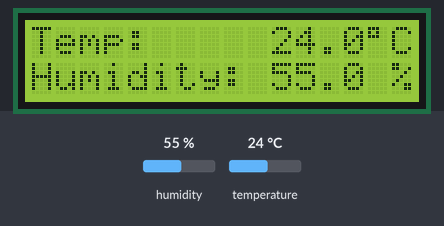
Bench run of a sketch on a simulated ESP8266 (Wemos D1 mini). On the bench: 16×2 character LCD. The test bench sets the inputs (shaded band); at power-on: humidity 55 %, temperature 24 °C. WiFi joins after 1.5 s; servers stay silent unless stated; what the sketch prints to the serial monitor is not drawn.

Above: at 10.6 s.
10.7 s: humidity set to 22 %
At 21.0 s:
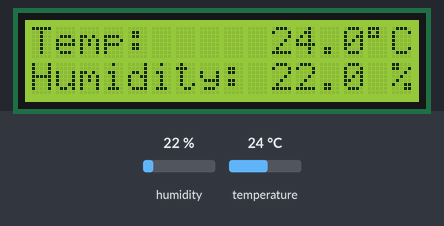
21.5 s: temperature set to 12 °C
At 31.1 s:
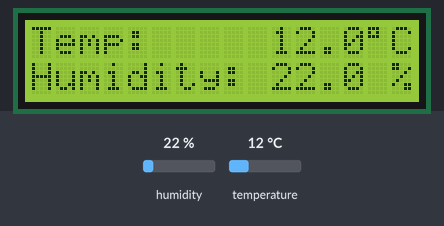
31.5 s: humidity set to 40 %
At 41.1 s:
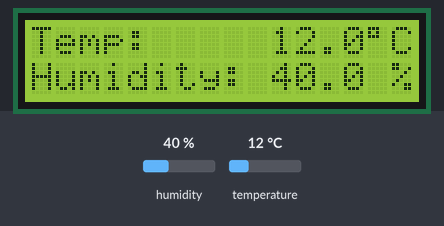
41.5 s: temperature set to 19 °C
At 51.1 s:
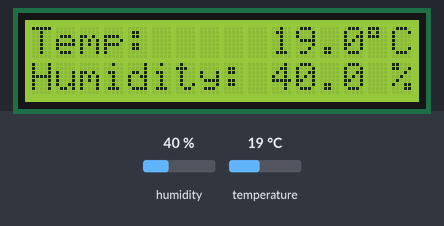
Timing chart, 0 to 52.5 s (numbered marks = the images above; inputs shaded):
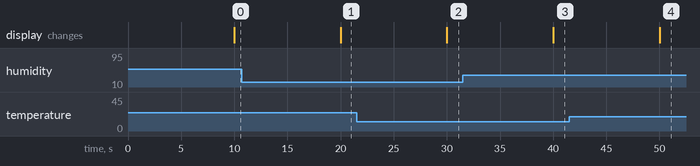

The sketch:

esp8266_temp_server_display.ino
```cpp
// WebServer stuff
#include <ESP8266WiFi.h>
#include <WiFiClient.h>
#include <ESP8266WebServer.h>
// LCD & Sensor stuff
#include <LiquidCrystal.h>
#include <Adafruit_Sensor.h>
#include <DHT.h>

// Define PIN & TYPE for temp sensor
#define DHTPIN 13
#define DHTTYPE DHT22

// WiFi creds
#ifndef STASSID
#define STASSID ""
#define STAPSK  ""
#endif

const char* ssid = STASSID;
const char* password = STAPSK;

ESP8266WebServer server(80);

DHT dht(DHTPIN, DHTTYPE);

void handleNotFound() {
  String message = "File Not Found\n\n";
  message += "URI: ";
  message += server.uri();
  message += "\nMethod: ";
  message += (server.method() == HTTP_GET) ? "GET" : "POST";
  message += "\nArguments: ";
  message += server.args();
  message += "\n";
  for (uint8_t i = 0; i < server.args(); i++) {
    message += " " + server.argName(i) + ": " + server.arg(i) + "\n";
  }
  server.send(404, "text/plain", message);
}

// current temperature & humidity, updated in loop()
float t = 0.0;
float h = 0.0;

unsigned long previousMillis = 0;    // will store last time DHT was updated

// Updates DHT readings every 10 seconds
const long interval = 10000;

// initialize the library by associating any needed LCD interface pin
// with the arduino pin number it is connected to
const int rs = 14, en = 12, d4 = 5, d5 = 4, d6 = 0, d7 = 2; // WeMos D1 Mini
LiquidCrystal lcd(rs, en, d4, d5, d6, d7);

void setup() {
  // Serial port for debugging purposes
  Serial.begin(115200);
  // Start WiFI
  WiFi.mode(WIFI_STA);
  WiFi.begin(ssid, password);
  // Init LED as OUTPUT
  pinMode(LED_BUILTIN, OUTPUT);
  dht.begin();
  // set up the LCD's number of columns and rows:
  lcd.begin(16, 2);
  // Print some stuff to the LCD.
  lcd.print("Temp:");
  lcd.setCursor(14,0);
  lcd.print((char)223+String("C")); // degree sign followed by C
  lcd.setCursor(0, 1);
  lcd.print("Humidity:");
  lcd.setCursor(15,1);
  lcd.print("%");

  // Wait for connection
  while (WiFi.status() != WL_CONNECTED) {
    delay(500);
    Serial.print(".");
  }
  Serial.println("");
  Serial.print("Connected to ");
  Serial.println(ssid);
  Serial.print("IP address: ");
  Serial.println(WiFi.localIP());

  server.on("/temp", []() {
    server.send(200, "application/json", "{\"Temp\":"+String(t)+",\"Humidity\":"+String(h)+"}");
  });

  server.onNotFound(handleNotFound);

  server.begin();
  Serial.println("HTTP server started");
}

void loop() {

  // Turn off onboard LED
  digitalWrite(LED_BUILTIN, HIGH);

  unsigned long currentMillis = millis();

  if (currentMillis - previousMillis >= interval) {
    // save the last time you updated the DHT values
    previousMillis = currentMillis;
    // Read temperature as Celsius (the default)
    float newT = dht.readTemperature();
    // Read temperature as Fahrenheit (isFahrenheit = true)
    //float newT = dht.readTemperature(true);
    // if temperature read failed, don't change t value
    if (isnan(newT)) {
       Serial.println("Failed to read from DHT sensor!");
    }
    else {
      t = newT;
      lcd.setCursor(10, 0);
      lcd.print(t, 1);
    }
    // Read Humidity
    float newH = dht.readHumidity();
    // if humidity read failed, don't change h value
    if (isnan(newH)) {
       Serial.println("Failed to read from DHT sensor!");
    }
    else {
      h = newH;
      lcd.setCursor(10, 1);
      lcd.print(h, 1);
    }
  }

  server.handleClient();

}
```

Measured:
- after the input at 10.7 s, the display: changes after 9.3 s (image 1)
- after the input at 21.5 s, the display: changes after 8.5 s (image 2)
- after the input at 31.5 s, the display: changes after 8.5 s (image 3)
- after the input at 41.5 s, the display: changes after 8.5 s (image 4)
